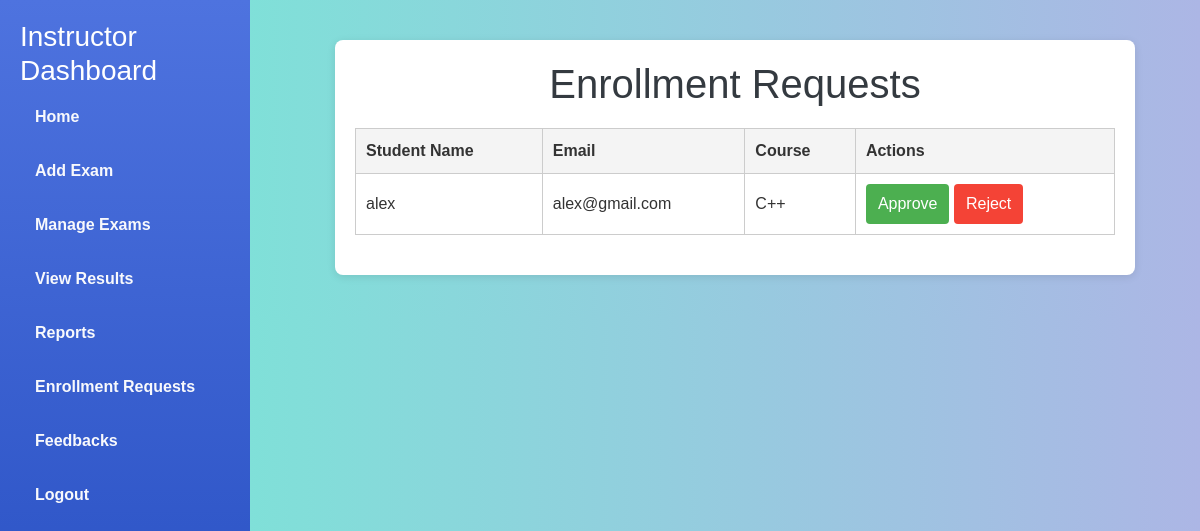
Screenshot of /pages/grant_enrollment.php (signed in) with the database file from the repository.
### tables this page shows
CREATE TABLE `enrollment` (
  `ID` int(11) NOT NULL,
  `user_id` int(11) NOT NULL,
  `course_id` int(11) NOT NULL,
  `enroll_at` timestamp NOT NULL DEFAULT current_timestamp(),
  `accepted` tinyint(1) DEFAULT 0
);

CREATE TABLE `users` (
  `id` int(11) NOT NULL,
  `username` text NOT NULL,
  `password` text NOT NULL,
  `email` text NOT NULL,
  `role_id` int(11) NOT NULL,
  `created_at` datetime DEFAULT current_timestamp(),
  `updated_at` datetime DEFAULT current_timestamp()
);

CREATE TABLE `courses` (
  `id` int(11) NOT NULL,
  `name` text NOT NULL,
  `description` text DEFAULT NULL,
  `created_by` int(11) NOT NULL,
  `created_at` datetime DEFAULT current_timestamp()
);

### pages/grant_enrollment.php (the view, shortened to what this page needs)
<?php
include '../db_connection.php';
        $user=$_SESSION['user_id'];
        $q = "SELECT e.user_id as id, e.course_id as cid, u.username as uname, u.email as mail , c.name as cname FROM enrollment e
               join users u on u.id=e.user_id
               join courses c on c.id=e.course_id
               WHERE course_id in (SELECT id FROM courses WHERE created_by = $user)
               and accepted =0
               ";
            $result = mysqli_query($conn, $q);
            if ($result) {
                $requesters = mysqli_fetch_all($result, MYSQLI_ASSOC);
            } else {
                echo "Error: " . mysqli_error($conn);
            }
           ?>
<!DOCTYPE html>
<html lang="en">
<head>
    <link rel="stylesheet" href="../includes/assets/sidebar.css">
    <link rel="stylesheet" href="https://cdn.jsdelivr.net/npm/bootstrap@5.3.0-alpha1/dist/css/bootstrap.min.css">
</head>
<body>
<div class="sidebar">
        <h3>Instructor Dashboard</h3>
        <a href="instructor_dashboard.php">Home</a>
        <a href="add_exam.php">Add Exam</a>
        <a href="manage_exam.php">Manage Exams</a>
        <a href="view_results.php">View Results</a>
        <a href="reports.php">Reports</a>
        <a href="grant_enrollment.php">Enrollment Requests</a>
        <a href="feedbacks.php">Feedbacks</a>
        <a href="logout.php">Logout</a>
</div>
   <div class="dashboard-content">
    <div class="container">
        <h1>Enrollment Requests</h1>
        <table>
            <thead>
                <tr>
                    <th>Student Name</th>
                    <th>Email</th>
                    <th>Course</th>
                    <th>Actions</th>
                </tr>
            </thead>
            <tbody>
                <?php if (!empty($requesters)): ?>
                        <?php foreach ($requesters as $requester): ?>
                            <tr id="row-<?= $requester['id'] ?>">
                              <td><?= htmlspecialchars($requester['uname']) ?></td>
                              <td><?= htmlspecialchars($requester['mail']) ?></td>
                              <td><?= htmlspecialchars($requester['cname']) ?></td>
                              <td>
                              <button class="approve"  onclick="handleRequest(<?= $requester['id'] ?>, 'approve')">Approve</button>
                              <button class="reject" onclick="handleRequest(<?= $requester['id'] ?>, 'reject')">Reject</button>
                              </td>
                            </tr>
                        <?php endforeach; ?>
                    <?php else: ?>
                        <tr>
                            <td colspan="5" class="text-center">No requests available.</td>
                        </tr>
                    <?php endif; ?>
            </tbody>
        </table>
    </div>
   </div>
</body>
</html>

### includes/assets/sidebar.css (style rules this page uses)
body { margin: 0; font-family: Arial, sans-serif; display: flex; flex-direction: column; }
.sidebar { width: 250px; background: linear-gradient(180deg, #4e73df, #224abe); color: #fff; position: fixed; height: 100vh; padding: 20px; box-sizing: border-box; }
.sidebar a { color: #f8f9fc; text-decoration: none; padding: 10px 15px; display: block; margin-bottom: 10px; border-radius: 5px; font-weight: bold; }
.dashboard-content { margin-left: 270px; padding: 20px; box-sizing: border-box; width: calc(100% - 270px); }
.dashboard-content h1 { margin-bottom: 20px; color: #343a40; }

### pages/grant_enrollment.php (style rules this page uses)
body { font-family: Arial, sans-serif; background: linear-gradient(to right, #74ebd5, #acb6e5); margin: 0; padding: 0; color: #333; }
.container { width: 90%; max-width: 800px; margin: 20px auto; background: #fff; padding: 20px; border-radius: 8px; box-shadow: 0 2px 8px rgba(0, 0, 0, 0.1); }
h1 { text-align: center; }
table { width: 100%; border-collapse: collapse; margin: 20px 0; }
table, th, td { border: 1px solid #ccc; }
th, td { padding: 10px; text-align: left; }
th { background-color: #f4f4f4; }
button { padding: 8px 12px; border: none; border-radius: 4px; cursor: pointer; }
.approve { background-color: #4caf50; color: white; }
.reject { background-color: #f44336; color: white; }

### rows the page displays
enrollment: user.username "alex", user.email "alex@gmail.com", course.name "C++"
